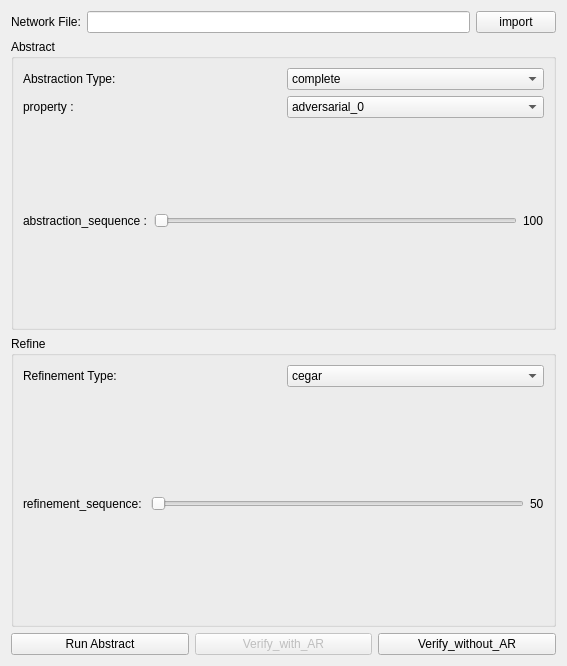
<?xml version="1.0" encoding="UTF-8"?>
<ui version="4.0">
 <class>Marabou</class>
 <widget class="QWidget" name="Marabou">
  <property name="geometry">
   <rect>
    <x>0</x>
    <y>0</y>
    <width>567</width>
    <height>666</height>
   </rect>
  </property>
  <property name="maximumSize">
   <size>
    <width>16777215</width>
    <height>16777215</height>
   </size>
  </property>
  <property name="windowTitle">
   <string>Form</string>
  </property>
  <layout class="QVBoxLayout" name="verticalLayout">
   <property name="spacing">
    <number>6</number>
   </property>
   <property name="sizeConstraint">
    <enum>QLayout::SetDefaultConstraint</enum>
   </property>
   <item>
    <layout class="QHBoxLayout" name="horizontalLayout">
     <item>
      <widget class="QLabel" name="label">
       <property name="text">
        <string>Network File:</string>
       </property>
      </widget>
     </item>
     <item>
      <widget class="QLineEdit" name="network_lineEdit"/>
     </item>
     <item>
      <widget class="QPushButton" name="importNetwork">
       <property name="text">
        <string>import</string>
       </property>
      </widget>
     </item>
    </layout>
   </item>
   <item>
    <widget class="QGroupBox" name="groupBox_2">
     <property name="minimumSize">
      <size>
       <width>0</width>
       <height>0</height>
      </size>
     </property>
     <property name="title">
      <string>Abstract</string>
     </property>
     <layout class="QVBoxLayout" name="verticalLayout_2">
      <item>
       <layout class="QHBoxLayout" name="horizontalLayout_2">
        <item>
         <widget class="QLabel" name="label_2">
          <property name="text">
           <string>Abstraction Type:</string>
          </property>
         </widget>
        </item>
        <item>
         <widget class="QComboBox" name="abstract_type_combobox">
          <item>
           <property name="text">
            <string>complete</string>
           </property>
          </item>
          <item>
           <property name="text">
            <string>heuristic_alg2</string>
           </property>
          </item>
          <item>
           <property name="text">
            <string>heuristic_random</string>
           </property>
          </item>
         </widget>
        </item>
       </layout>
      </item>
      <item>
       <layout class="QHBoxLayout" name="horizontalLayout_5">
        <item>
         <widget class="QLabel" name="label_5">
          <property name="text">
           <string>property :</string>
          </property>
         </widget>
        </item>
        <item>
         <widget class="QComboBox" name="property_combobox">
          <property name="currentIndex">
           <number>9</number>
          </property>
          <item>
           <property name="text">
            <string>property_1</string>
           </property>
          </item>
          <item>
           <property name="text">
            <string>property_2</string>
           </property>
          </item>
          <item>
           <property name="text">
            <string>property_3</string>
           </property>
          </item>
          <item>
           <property name="text">
            <string>property_4</string>
           </property>
          </item>
          <item>
           <property name="text">
            <string>sanity_UNSAT</string>
           </property>
          </item>
          <item>
           <property name="text">
            <string>sanity_SAT</string>
           </property>
          </item>
          <item>
           <property name="text">
            <string>basic_0</string>
           </property>
          </item>
          <item>
           <property name="text">
            <string>basic_1</string>
           </property>
          </item>
          <item>
           <property name="text">
            <string>basic_2</string>
           </property>
          </item>
          <item>
           <property name="text">
            <string>adversarial_0</string>
           </property>
          </item>
          <item>
           <property name="text">
            <string>adversarial_1</string>
           </property>
          </item>
          <item>
           <property name="text">
            <string>adversarial_2</string>
           </property>
          </item>
          <item>
           <property name="text">
            <string>adversarial_3</string>
           </property>
          </item>
          <item>
           <property name="text">
            <string>adversarial_4</string>
           </property>
          </item>
          <item>
           <property name="text">
            <string>adversarial_5</string>
           </property>
          </item>
          <item>
           <property name="text">
            <string>adversarial_6</string>
           </property>
          </item>
          <item>
           <property name="text">
            <string>adversarial_7</string>
           </property>
          </item>
          <item>
           <property name="text">
            <string>adversarial_8</string>
           </property>
          </item>
          <item>
           <property name="text">
            <string>adversarial_9</string>
           </property>
          </item>
          <item>
           <property name="text">
            <string>adversarial_10</string>
           </property>
          </item>
          <item>
           <property name="text">
            <string>adversarial_11</string>
           </property>
          </item>
          <item>
           <property name="text">
            <string>adversarial_12</string>
           </property>
          </item>
          <item>
           <property name="text">
            <string>adversarial_13</string>
           </property>
          </item>
          <item>
           <property name="text">
            <string>adversarial_14</string>
           </property>
          </item>
          <item>
           <property name="text">
            <string>adversarial_15</string>
           </property>
          </item>
          <item>
           <property name="text">
            <string>adversarial_16</string>
           </property>
          </item>
          <item>
           <property name="text">
            <string>adversarial_17</string>
           </property>
          </item>
          <item>
           <property name="text">
            <string>adversarial_18</string>
           </property>
          </item>
          <item>
           <property name="text">
            <string>adversarial_19</string>
           </property>
          </item>
          <item>
           <property name="text">
            <string>basic_medium</string>
           </property>
          </item>
          <item>
           <property name="text">
            <string>basic_long-medium</string>
           </property>
          </item>
          <item>
           <property name="text">
            <string>basic_long</string>
           </property>
          </item>
          <item>
           <property name="text">
            <string>basic_default</string>
           </property>
          </item>
         </widget>
        </item>
       </layout>
      </item>
      <item>
       <layout class="QHBoxLayout" name="horizontalLayout_6">
        <item>
         <widget class="QLabel" name="label_6">
          <property name="text">
           <string>abstraction_sequence :</string>
          </property>
         </widget>
        </item>
        <item>
         <widget class="QSlider" name="abstraction_sequence_slider">
          <property name="minimum">
           <number>100</number>
          </property>
          <property name="maximum">
           <number>250</number>
          </property>
          <property name="orientation">
           <enum>Qt::Horizontal</enum>
          </property>
         </widget>
        </item>
        <item>
         <widget class="QLabel" name="as_value">
          <property name="text">
           <string>100</string>
          </property>
         </widget>
        </item>
       </layout>
      </item>
     </layout>
    </widget>
   </item>
   <item>
    <widget class="QGroupBox" name="groupBox">
     <property name="title">
      <string>Refine</string>
     </property>
     <layout class="QVBoxLayout" name="verticalLayout_3">
      <item>
       <layout class="QHBoxLayout" name="horizontalLayout_9">
        <item>
         <widget class="QLabel" name="label_7">
          <property name="text">
           <string>Refinement Type:</string>
          </property>
         </widget>
        </item>
        <item>
         <widget class="QComboBox" name="refinement_type_combobox">
          <item>
           <property name="text">
            <string>cegar</string>
           </property>
          </item>
          <item>
           <property name="text">
            <string>weight_based</string>
           </property>
          </item>
         </widget>
        </item>
       </layout>
      </item>
      <item>
       <layout class="QHBoxLayout" name="horizontalLayout_13">
        <item>
         <widget class="QLabel" name="label_8">
          <property name="text">
           <string>refinement_sequence: </string>
          </property>
         </widget>
        </item>
        <item>
         <widget class="QSlider" name="refinement_sequence_slider">
          <property name="minimum">
           <number>50</number>
          </property>
          <property name="maximum">
           <number>100</number>
          </property>
          <property name="orientation">
           <enum>Qt::Horizontal</enum>
          </property>
         </widget>
        </item>
        <item>
         <widget class="QLabel" name="rs_value">
          <property name="text">
           <string>50</string>
          </property>
         </widget>
        </item>
       </layout>
      </item>
     </layout>
    </widget>
   </item>
   <item>
    <layout class="QHBoxLayout" name="horizontalLayout_7">
     <item>
      <widget class="QPushButton" name="run_abstract">
       <property name="styleSheet">
        <string notr="true"/>
       </property>
       <property name="text">
        <string>Run Abstract</string>
       </property>
      </widget>
     </item>
     <item>
      <widget class="QPushButton" name="verify_with_ar">
       <property name="enabled">
        <bool>false</bool>
       </property>
       <property name="text">
        <string>Verify_with_AR</string>
       </property>
       <property name="default">
        <bool>false</bool>
       </property>
      </widget>
     </item>
     <item>
      <widget class="QPushButton" name="verify_without_ar">
       <property name="text">
        <string>Verify_without_AR</string>
       </property>
      </widget>
     </item>
    </layout>
   </item>
  </layout>
 </widget>
 <resources/>
 <connections/>
</ui>
